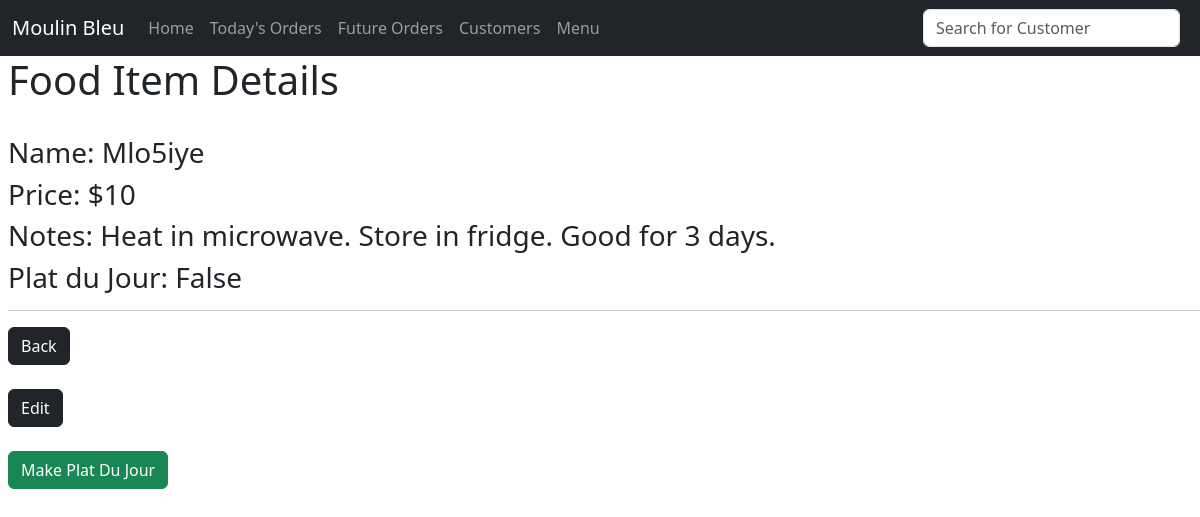
The page /food_details/1 on the database as committed earlier.
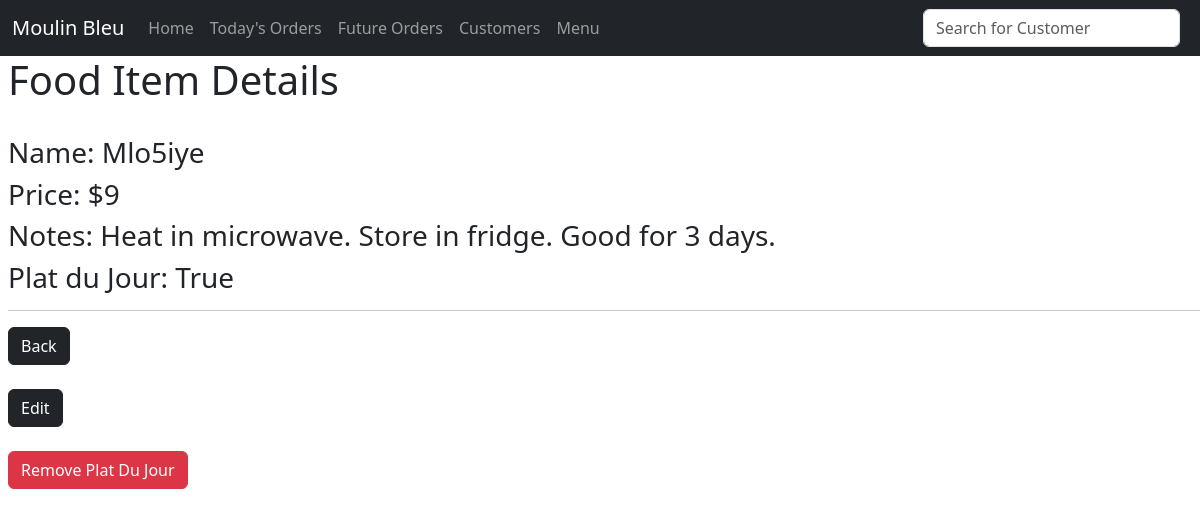
The same page on the database as committed later.
### menuapp/models.py (models this page shows, shortened)
class FoodItem(models.Model):
    name = models.CharField(max_length=255)
    price = models.IntegerField()
    notes = models.TextField()
    plat_du_jour = models.BooleanField(default=False)

### menuapp/views.py (the view, shortened to what this page needs)
# urls.py: path("food_details/<int:pk>", FoodDetailsView.as_view(), name="food_details"),
class FoodDetailsView(DetailView):
    model = FoodItem
    template_name = "food_details.html"
    fields = ("name", "price", "notes")

### menuapp/templates/food_details.html (shortened to what this page needs)
{% extends 'base.html' %}
{% block content %}
<h1>Food Item Details</h1>
<br>
<h3>Name: {{object.name}}</h3>
<h3>Price: ${{object.price}}</h3>
<h3>Notes: {{object.notes}}</h3>
<h3>Plat du Jour: {{object.plat_du_jour}}</h3>
<hr>
<a href="{%url 'menu' %}"> <button class="btn btn-dark">Back</button></a>
<br>
<br>
<a href="{%url 'edit_food' object.pk %}"> <button class="btn btn-dark">Edit</button></a>
<br>
<br>
<form method="post">
    {% if object.plat_du_jour == False %}
    <button type="submit" name="toggle_plat_du_jour" class="btn btn-success">
        Make Plat Du Jour
    </button>
    {% else %}
    <button type="submit" name="toggle_plat_du_jour" class="btn btn-danger">
        Remove Plat Du Jour
    </button>
    {%endif%}
</form>
{% endblock %}

### mainapp/templates/base.html (shortened to what this page needs)
<!doctype html>
<html lang="en">
<head>
    <link href="https://cdn.jsdelivr.net/npm/bootstrap@5.3.2/dist/css/bootstrap.min.css" rel="stylesheet"
>
</head>
<body>
    <nav class="navbar navbar-expand-lg navbar-dark bg-dark">
        <div class="container-fluid">
            <a class="navbar-brand" href="{% url 'home'%}">Moulin Bleu</a>
            <div class="collapse navbar-collapse" id="navbarNav">
                <ul class="navbar-nav">
                    <li class="nav-item">
                        <a class="nav-link" href="{% url 'home'%}">Home</a>
                    </li>
                    <li class="nav-item">
                        <a class="nav-link" href="">Today's Orders</a>
                    </li>
                    <li class="nav-item">
                        <a class="nav-link" href="">Future Orders</a>
                    </li>
                    <li class="nav-item">
                        <a class="nav-link" href="{% url 'customers'%}">Customers</a>
                    </li>
                    <li class="nav-item">
                        <a class="nav-link" href="{% url 'menu'%}">Menu</a>
                    </li>
                </ul>
            </div>
            <form method="post" action="{% url 'customer_search' %}" class="d-flex" style="max-width: 300px;">
                <input class="form-control me-2" type="input" name="submission" placeholder="Search for Customer">
            </form>
        </div>
    </nav>
    <div class="ms-2">
        {% block content %}
        {% endblock %}
    </div>
</body>
</html>

Rows that differ between the two databases and show on the page:
changed FoodItem "Mlo5iye": price "10" → "9"; plat_du_jour "False" → "True"
Other text that changed with them:
text no longer shown: "Make Plat Du Jour"
text now shown: "Remove Plat Du Jour"
